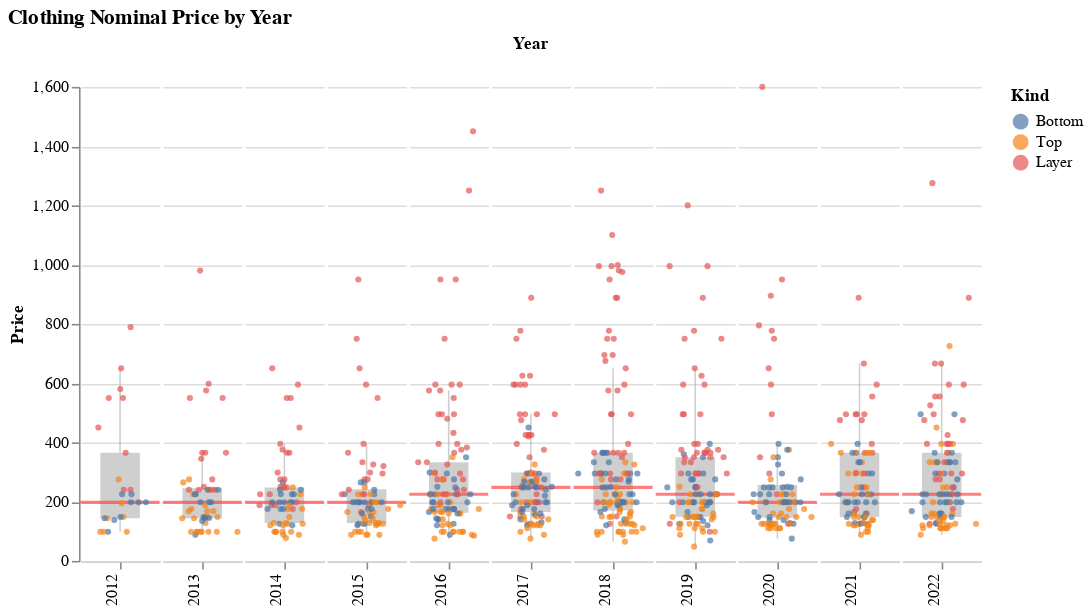

The code cell stored with this chart in its notebook:
### Markdown cell above
In aggregate, nominal prices have been hovering around the `$225` range since 2016 (though this was higher in 2017 and 2018).

### Code cell
plots.price_plot(clothes_products_df, 'Kind', kind_sort_order).properties(title='Clothing Nominal Price by Year')

### Figure 1 — Vega-Lite specification as saved in the notebook (floating-point values rounded to 4 significant figures; data arrays with more than 128 entries replaced by an {"elided": "..."} marker saying what was removed)
{"$schema": "https://vega.github.io/schema/vega-lite/v4.17.0.json", "config": {"facet": {"spacing": 0}, "view": {"continuousHeight": 300, "continuousWidth": 400, "stroke": null}}, "data": {"name": "data-2bd25f40ed1f4241332c79fcdd2b6091"}, "datasets": {"data-2bd25f40ed1f4241332c79fcdd2b6091": {"elided": "880 records"}}, "facet": {"column": {"field": "Year", "header": {"labelAlign": "right", "labelAngle": -90, "labelOrient": "bottom", "labelPadding": 3, "titleOrient": "top"}, "type": "ordinal"}}, "spec": {"layer": [{"encoding": {"y": {"axis": {}, "field": "Price", "scale": {}, "type": "quantitative"}}, "mark": {"color": "#A0A0A0", "opacity": 0.5, "outliers": false, "size": 25, "type": "boxplot"}, "width": 50}, {"layer": [{"encoding": {"y": {"aggregate": "median", "field": "Price", "type": "quantitative"}}, "mark": {"color": "red", "opacity": 0.5, "size": 2, "type": "rule"}, "width": 50}, {"encoding": {"color": {"field": "Kind", "scale": {"scheme": "tableau10"}, "sort": ["Bottom", "Top", "Layer"], "type": "nominal"}, "tooltip": [{"field": "Product", "type": "nominal"}, {"field": "Price", "type": "quantitative"}, {"field": "Price-2022", "type": "quantitative"}], "x": {"axis": {"grid": false, "labels": false, "ticks": true, "values": [0]}, "field": "jitter", "scale": {}, "title": null, "type": "quantitative"}, "y": {"axis": {}, "field": "Price", "scale": {}, "type": "quantitative"}}, "mark": {"opacity": 0.7, "size": 15, "type": "circle"}, "transform": [{"as": "jitter", "calculate": "sqrt(-1*log(random()))*cos(2*PI*random())"}], "width": 50}]}]}, "title": "Clothing Nominal Price by Year"}
